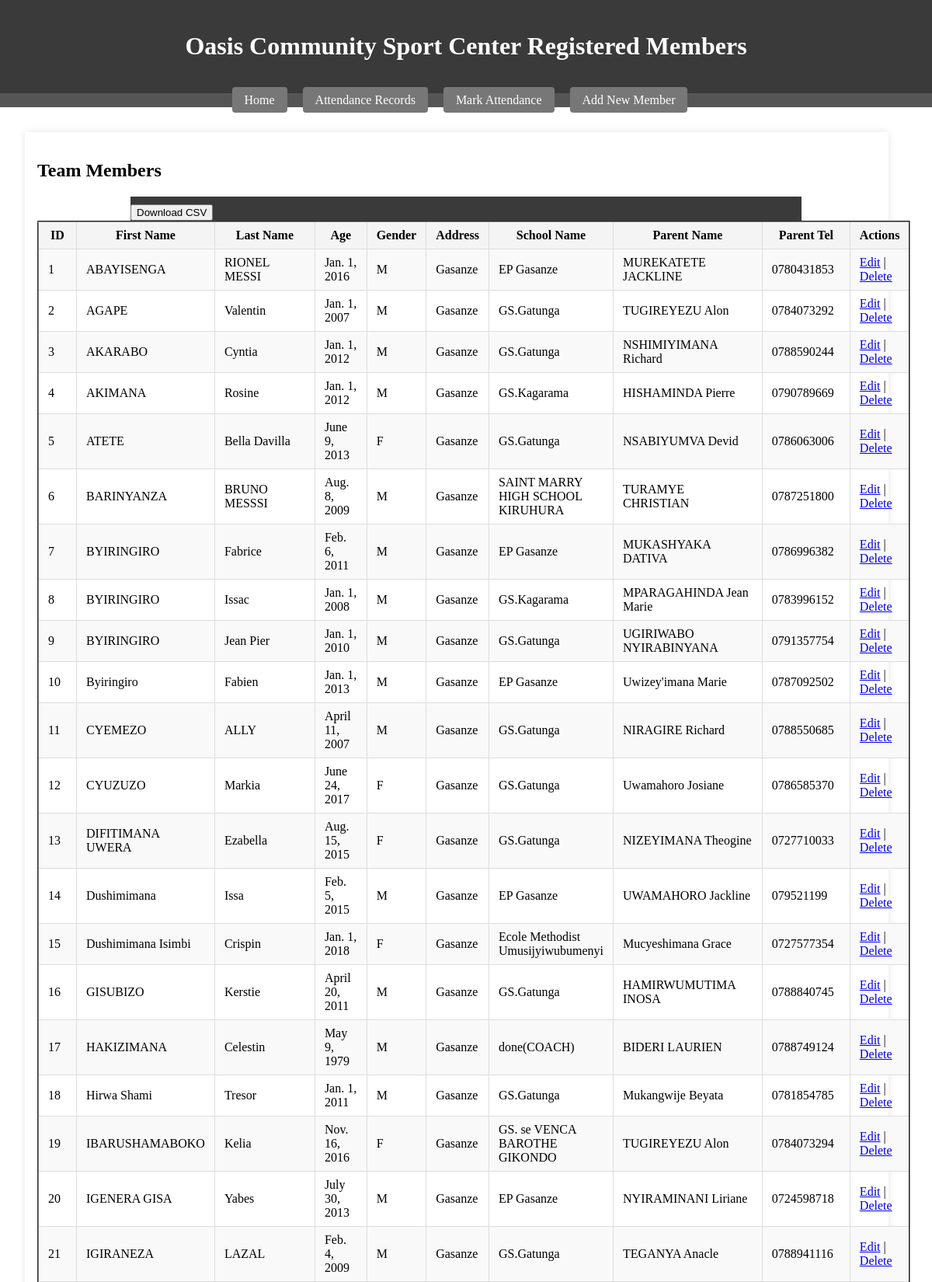
/view_member (upper part), run on the app's committed database.
### attendance/models.py (models this page shows, shortened)
class Team(models.Model):
    GENDER_CHOICES = [
        ('M', 'Male'),
        ('F', 'Female'),
    ]
    first_name = models.CharField(max_length=50)
    last_name = models.CharField(max_length=50)
    age = models.DateField(default=timezone.now)
    gender = models.CharField(max_length=1, choices=GENDER_CHOICES, default='M')
    address = models.CharField(max_length=50, default="Gasanze")
    school_name = models.CharField(max_length=100)
    parent_name = models.CharField(max_length=100)
    parent_tel = models.CharField(max_length=15)
    class Meta:
        ordering = ['first_name','last_name']

### attendance/views.py (the view)
# urls.py: path('view_member', views.view_member, name='view_member'),
def view_member(request):
    query = request.GET.get('q')
    if query:
        members = Team.objects.filter(first_name__icontains=query) | Team.objects.filter(last_name__icontains=query)
    else:
        members = Team.objects.all()
    if 'download' in request.GET:
        response = HttpResponse(content_type='text/csv')
        response['Content-Disposition'] = 'attachment; filename="team_members.csv"'
        writer = csv.writer(response)
        writer.writerow(['First Name', 'Last Name', 'Age', 'Gender', 'Address', 'School Name', 'Parent Name', 'Parent Tel'])
        for member in members:
            writer.writerow([
                member.first_name,
                member.last_name,
                member.age,
                member.gender,
                member.address,
                member.school_name,
                member.parent_name,
                member.parent_tel
            ])
        return response
    else:
        return render(request, 'attendanc/view_member.html', {'members': members})

### attendance/templates/attendanc/view_member.html (shortened to what this page needs)
<!DOCTYPE html>
<html lang="en">
<head>
    {% load static %}
    <link rel="stylesheet" href="{% static 'css/styleS.css' %}">
</head>
<body>
    <header>
        <h1>Oasis Community Sport Center Registered Members</h1>
    </header>
    <nav>
        <ul>
            <li><a href="{% url 'home' %}">Home</a></li>
            <li><a href="{% url 'attendance_list' %}">Attendance Records</a></li>
            <li><a href="{% url 'attendance_create' %}">Mark Attendance</a></li>
            <li><a href="{% url 'team_member_create' %}">Add New Member</a></li>
        </ul>
    </nav>
    <section>
        <h2>Team Members</h2>
        <form method="GET" action="{% url 'view_member' %}">
            <button type="submit" name="download" value="true">Download CSV</button>
        </form>
        <table border="2">
            <thead>
                <tr>
                    <th>ID</th>
                    <th>First Name</th>
                    <th>Last Name</th>
                    <th>Age</th>
                    <th>Gender</th>
                    <th>Address</th>
                    <th>School Name</th>
                    <th>Parent Name</th>
                    <th>Parent Tel</th>
                    <th>Actions</th>
                </tr>
            </thead>
            <tbody>
                {% for member in members %}
                <tr>
                    <td>{{ forloop.counter }}</td>
                    <td>{{ member.first_name }}</td>
                    <td>{{ member.last_name }}</td>
                    <td>{{ member.age }}</td>
                    <td>{{ member.gender }}</td>
                    <td>{{ member.address }}</td>
                    <td>{{ member.school_name }}</td>
                    <td>{{ member.parent_name }}</td>
                    <td>{{ member.parent_tel }}</td>
                    <td>
                        <a href="{% url 'team_member_update' member.pk %}">Edit</a> |
                        <a href="{% url 'team_member_delete' member.pk %}">Delete</a>
                    </td>
                </tr>
                {% empty %}
                <tr>
                    <td colspan="10">No team members available.</td>
                </tr>
                {% endfor %}
            </tbody>
        </table>
    </section>
</body>
</html>

### attendance/static/css/styles.css (style rules this page uses)
body { margin: 0; display: flex; flex-direction: column; min-height: 100vh; background-image: url("../images/background.jpg"); background-size: cover; background-repeat: no-repeat; background-position: center center; }
header, footer { background-color: #3a3a3a; color: #fff; padding: 1em; text-align: center; }
nav ul { list-style-type: none; padding: 0; text-align: center; background-color: #555; margin: 0; }
nav ul li { display: inline; margin-right: 1em; }
nav ul li a { text-decoration: none; color: #fff; padding: 0.5em 1em; background-color: #777; border-radius: 4px; }
section { margin-left: 1em; padding: 1em; max-width: 90%; margin: 2em; background-color: #fff; box-shadow: 0 0 10px rgba(0, 0, 0, 0.1); }
table { width: 100%; border-collapse: collapse; }
th, td { padding: 8px 12px; border: 1px solid #ddd; }
thead { background-color: #f4f4f4; }
tbody tr:nth-child(odd) { background-color: #f9f9f9; }
form { margin-top: 20px; margin-left: 120px; width: 80%; height: 70%; background-color: #3a3a3a; }
input[type="submit"], button { margin-top: 10px; }
header, main { padding: 20px; }

### data on the page
Team: first_name "ABAYISENGA", last_name "RIONEL MESSI", age "Jan. 1, 2016", gender "M", address "Gasanze", school_name "EP Gasanze", parent_name "MUREKATETE JACKLINE", parent_tel "0780431853"
Team: first_name "AGAPE", last_name "Valentin", age "Jan. 1, 2007", gender "M", address "Gasanze", school_name "GS.Gatunga", parent_name "TUGIREYEZU Alon", parent_tel "0784073292"
Team: first_name "AKARABO", last_name "Cyntia", age "Jan. 1, 2012", gender "M", address "Gasanze", school_name "GS.Gatunga", parent_name "NSHIMIYIMANA Richard", parent_tel "0788590244"
Team: first_name "AKIMANA", last_name "Rosine", age "Jan. 1, 2012", gender "M", address "Gasanze", school_name "GS.Kagarama", parent_name "HISHAMINDA Pierre", parent_tel "0790789669"
Team: first_name "ATETE", last_name "Bella Davilla", age "June 9, 2013", gender "F", address "Gasanze", school_name "GS.Gatunga", parent_name "NSABIYUMVA Devid", parent_tel "0786063006"
Team: first_name "BARINYANZA", last_name "BRUNO MESSSI", age "Aug. 8, 2009", gender "M", address "Gasanze", school_name "SAINT MARRY HIGH SCHOOL KIRUHURA", parent_name "TURAMYE CHRISTIAN", parent_tel "0787251800"
Team: first_name "BYIRINGIRO", last_name "Fabrice", age "Feb. 6, 2011", gender "M", address "Gasanze", school_name "EP Gasanze", parent_name "MUKASHYAKA DATIVA", parent_tel "0786996382"
Team: first_name "BYIRINGIRO", last_name "Issac", age "Jan. 1, 2008", gender "M", address "Gasanze", school_name "GS.Kagarama", parent_name "MPARAGAHINDA Jean Marie", parent_tel "0783996152"
Team: first_name "BYIRINGIRO", last_name "Jean Pier", age "Jan. 1, 2010", gender "M", address "Gasanze", school_name "GS.Gatunga", parent_name "UGIRIWABO NYIRABINYANA", parent_tel "0791357754"
Team: first_name "Byiringiro", last_name "Fabien", age "Jan. 1, 2013", gender "M", address "Gasanze", school_name "EP Gasanze", parent_name "Uwizey'imana Marie", parent_tel "0787092502"
Team: first_name "CYEMEZO", last_name "ALLY", age "April 11, 2007", gender "M", address "Gasanze", school_name "GS.Gatunga", parent_name "NIRAGIRE Richard", parent_tel "0788550685"
Team: first_name "CYUZUZO", last_name "Markia", age "June 24, 2017", gender "F", address "Gasanze", school_name "GS.Gatunga", parent_name "Uwamahoro Josiane", parent_tel "0786585370"
Team: first_name "DIFITIMANA UWERA", last_name "Ezabella", age "Aug. 15, 2015", gender "F", address "Gasanze", school_name "GS.Gatunga", parent_name "NIZEYIMANA Theogine", parent_tel "0727710033"
Team: first_name "Dushimimana", last_name "Issa", age "Feb. 5, 2015", gender "M", address "Gasanze", school_name "EP Gasanze", parent_name "UWAMAHORO Jackline", parent_tel "079521199"
Team: first_name "Dushimimana Isimbi", last_name "Crispin", age "Jan. 1, 2018", gender "F", address "Gasanze", school_name "Ecole Methodist Umusijyiwubumenyi", parent_name "Mucyeshimana Grace", parent_tel "0727577354"
Team: first_name "GISUBIZO", last_name "Kerstie", age "April 20, 2011", gender "M", address "Gasanze", school_name "GS.Gatunga", parent_name "HAMIRWUMUTIMA INOSA", parent_tel "0788840745"
Team: first_name "HAKIZIMANA", last_name "Celestin", age "May 9, 1979", gender "M", address "Gasanze", school_name "done(COACH)", parent_name "BIDERI LAURIEN", parent_tel "0788749124"
Team: first_name "Hirwa Shami", last_name "Tresor", age "Jan. 1, 2011", gender "M", address "Gasanze", school_name "GS.Gatunga", parent_name "Mukangwije Beyata", parent_tel "0781854785"
Team: first_name "IBARUSHAMABOKO", last_name "Kelia", age "Nov. 16, 2016", gender "F", address "Gasanze", school_name "GS. se VENCA BAROTHE GIKONDO", parent_name "TUGIREYEZU Alon", parent_tel "0784073294"
Team: first_name "IGENERA GISA", last_name "Yabes", age "July 30, 2013", gender "M", address "Gasanze", school_name "EP Gasanze", parent_name "NYIRAMINANI Liriane", parent_tel "0724598718"
Team: first_name "IGIRANEZA", last_name "LAZAL", age "Feb. 4, 2009", gender "M", address "Gasanze", school_name "GS.Gatunga", parent_name "TEGANYA Anacle", parent_tel "0788941116"
